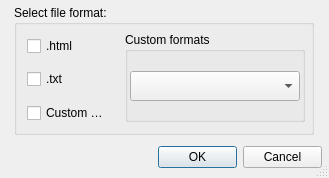
<?xml version="1.0" encoding="UTF-8"?>
<ui version="4.0">
 <class>OutPutFormatDialog</class>
 <widget class="QDialog" name="OutPutFormatDialog">
  <property name="geometry">
   <rect>
    <x>0</x>
    <y>0</y>
    <width>329</width>
    <height>178</height>
   </rect>
  </property>
  <property name="windowTitle">
   <string>Output format</string>
  </property>
  <property name="sizeGripEnabled">
   <bool>true</bool>
  </property>
  <widget class="QGroupBox" name="groupBox">
   <property name="geometry">
    <rect>
     <x>14</x>
     <y>5</y>
     <width>300</width>
     <height>130</height>
    </rect>
   </property>
   <property name="minimumSize">
    <size>
     <width>300</width>
     <height>130</height>
    </size>
   </property>
   <property name="maximumSize">
    <size>
     <width>300</width>
     <height>130</height>
    </size>
   </property>
   <property name="title">
    <string>Select file format:</string>
   </property>
   <widget class="QCheckBox" name="HtmlBox">
    <property name="geometry">
     <rect>
      <x>13</x>
      <y>31</y>
      <width>86</width>
      <height>20</height>
     </rect>
    </property>
    <property name="minimumSize">
     <size>
      <width>86</width>
      <height>20</height>
     </size>
    </property>
    <property name="maximumSize">
     <size>
      <width>86</width>
      <height>20</height>
     </size>
    </property>
    <property name="text">
     <string>.html</string>
    </property>
   </widget>
   <widget class="QCheckBox" name="TxtBox">
    <property name="geometry">
     <rect>
      <x>13</x>
      <y>64</y>
      <width>86</width>
      <height>20</height>
     </rect>
    </property>
    <property name="minimumSize">
     <size>
      <width>86</width>
      <height>20</height>
     </size>
    </property>
    <property name="maximumSize">
     <size>
      <width>86</width>
      <height>20</height>
     </size>
    </property>
    <property name="text">
     <string>.txt</string>
    </property>
   </widget>
   <widget class="QCheckBox" name="customBox">
    <property name="geometry">
     <rect>
      <x>13</x>
      <y>98</y>
      <width>86</width>
      <height>20</height>
     </rect>
    </property>
    <property name="minimumSize">
     <size>
      <width>86</width>
      <height>20</height>
     </size>
    </property>
    <property name="maximumSize">
     <size>
      <width>86</width>
      <height>20</height>
     </size>
    </property>
    <property name="text">
     <string>Custom …</string>
    </property>
   </widget>
   <widget class="QGroupBox" name="formatBox">
    <property name="geometry">
     <rect>
      <x>111</x>
      <y>27</y>
      <width>180</width>
      <height>90</height>
     </rect>
    </property>
    <property name="minimumSize">
     <size>
      <width>180</width>
      <height>90</height>
     </size>
    </property>
    <property name="maximumSize">
     <size>
      <width>180</width>
      <height>90</height>
     </size>
    </property>
    <property name="title">
     <string>Custom formats</string>
    </property>
    <widget class="QComboBox" name="comboBox">
     <property name="geometry">
      <rect>
       <x>5</x>
       <y>39</y>
       <width>170</width>
       <height>30</height>
      </rect>
     </property>
     <property name="minimumSize">
      <size>
       <width>170</width>
       <height>30</height>
      </size>
     </property>
     <property name="maximumSize">
      <size>
       <width>150</width>
       <height>30</height>
      </size>
     </property>
     <property name="font">
      <font>
       <pointsize>11</pointsize>
      </font>
     </property>
    </widget>
   </widget>
  </widget>
  <widget class="QDialogButtonBox" name="buttonBox">
   <property name="geometry">
    <rect>
     <x>158</x>
     <y>141</y>
     <width>164</width>
     <height>32</height>
    </rect>
   </property>
   <property name="standardButtons">
    <set>QDialogButtonBox::Cancel|QDialogButtonBox::Ok</set>
   </property>
  </widget>
 </widget>
 <resources/>
 <connections/>
</ui>
